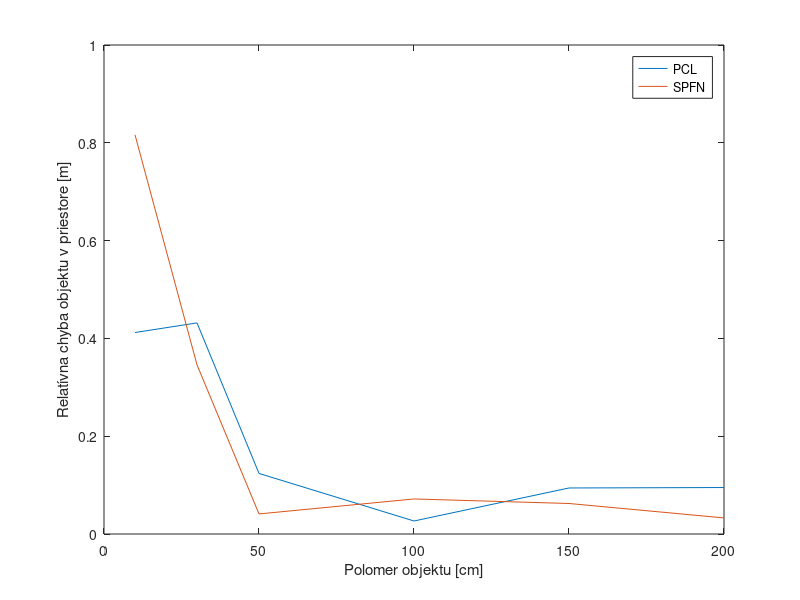
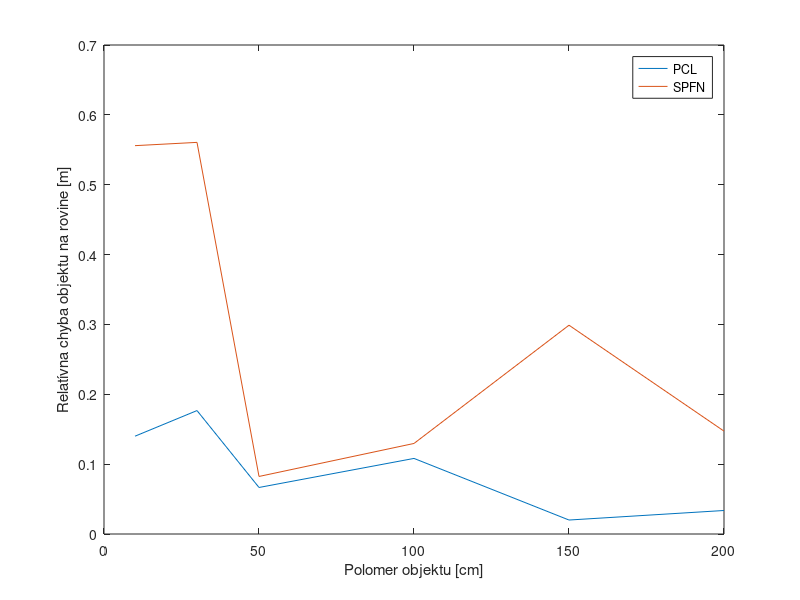
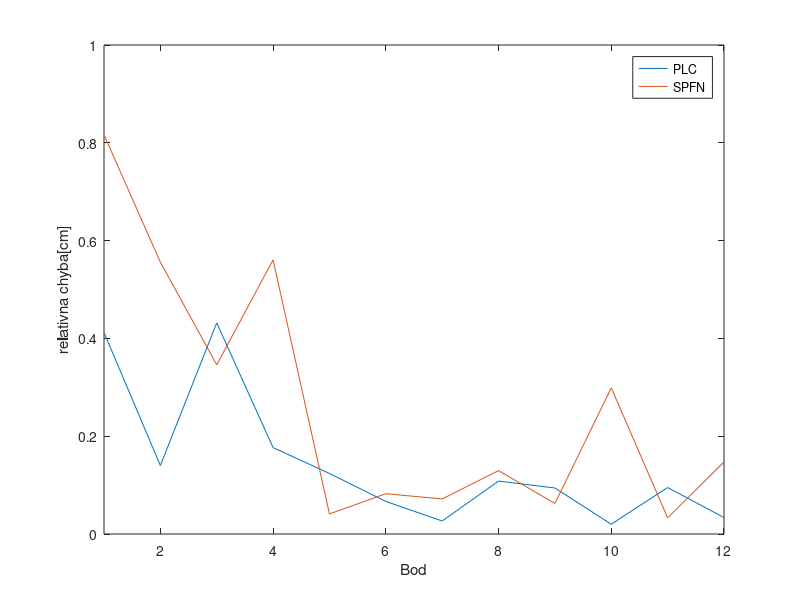
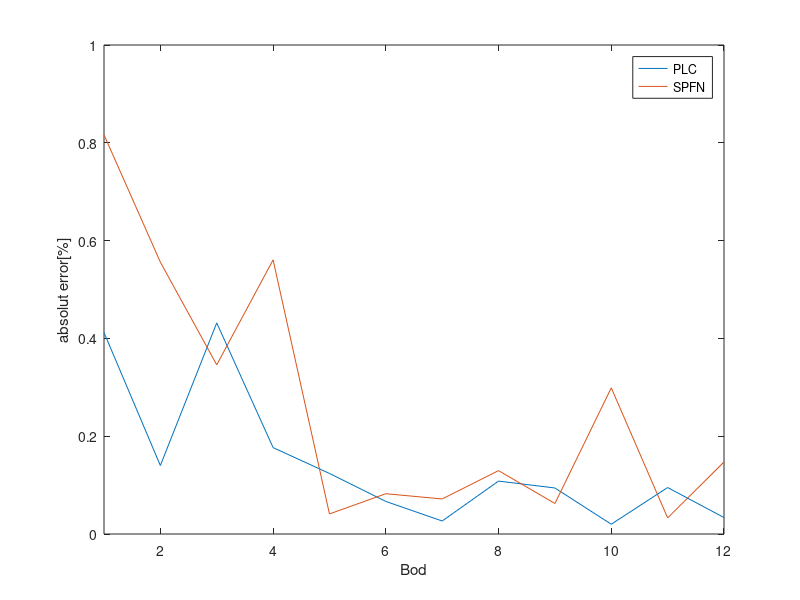

MATLAB code to generate these figures, in order:
% Real point
close all
clear
clc
real_point = [0, 0, 1];  % Replace with the real point coordinates
approx_point_spfn = [-0.0622 0.0351 1.8132;
                0.0550 -0.0145 1.5530;
                -0.0232 -0.0106 1.345;
                0.0407 -0.0122 1.559;
                0.0163 0.0149 1.0346;
                0.0015 0.0032 1.0823;
                0.0235 -0.0011 1.0677;
                -0.0131 0.0218 1.1271;
                0.0047 0.0141 1.0606;
                0.0322 0.0053 1.2971;
                -0.0093 0.0182 1.0258;
                -0.0815 0.0906 1.0827];
approx_point_pcl =[ 0.0000  0.0002 1.412
                -0.0016   -0.0014    1.14 ;
                 -0.0014   -0.0034    1.4317 ;
                0.0242   -0.1120    1.1345 ;
                -0.0257   -0.0135    0.8796 ;
                -0.0073    0.0008    1.0662;
                0.0026    0.0084    0.9749 ;
                0.0417    0.0082    1.0995 ;
                -0.0065   -0.0043    1.0938;
                0.0002   -0.0003    0.9800;
                -0.0089    0.0292    0.910 ;
                0.0092   -0.0131    0.9704 ];
% Approximated point
% approx_point = [0.0322, 0.0053, 129.71];  % Replace with the approximation coordinates

% Calculate the Euclidean distance between the two points
absolute_error_plc= zeros(size(approx_point_pcl));
relative_error_plc = zeros(size(approx_point_pcl));

absolute_error_spfn= zeros(size(approx_point_spfn));
relative_error_spfn = zeros(size(approx_point_spfn));
my_error_spfn = zeros(size(approx_point_spfn));
my_error_pcl = zeros(size(approx_point_spfn));
for i=1:size(approx_point_spfn)
    my_error_pcl(i) = abs((approx_point_pcl(i,:) - real_point)/real_point);
    my_error_spfn(i) = abs((approx_point_spfn(i,:) - real_point)/real_point);

    distance_plc = norm(real_point - approx_point_pcl(i,:));
    distance_spfn = norm(real_point - approx_point_spfn(i,:));
    
    % Calculate the relative error as the ratio of the distance to the magnitude of the real point
    relative_error_plc(i) = distance_plc / norm(real_point);
    absolute_error_plc(i) = distance_plc ;
    relative_error_spfn(i) = distance_spfn / norm(real_point);
    absolute_error_spfn(i) = distance_spfn ;
%     hold on
%     hold on
%     plot(i, absolute_error(1));
end

% Coordinates of point 1
x1 = 0;
y1 = 0;
z1 = 1;
for i=1:size(approx_point_spfn)

% Coordinates of point 2
x2 = approx_point_pcl(i,1);
y2 = approx_point_pcl(i,2);
z2 = approx_point_pcl(i,3);

% Calculate distance between the two points
my_error_pcl(i) = sqrt((x2 - x1)^2 + (y2 - y1)^2 + (z2 - z1)^2);

% Coordinates of point 2
x2 = approx_point_spfn(i,1);
y2 = approx_point_spfn(i,2);
z2 = approx_point_spfn(i,3);

% Calculate distance between the two points
my_error_spfn(i) = sqrt((x2 - x1)^2 + (y2 - y1)^2 + (z2 - z1)^2);

end 


x = [10 30 50 100 150 200];

c = 1:2:11;
z = 2:2:12;
plot(x, my_error_pcl(c),x, my_error_spfn(c));
hold on
xlim([0 200])
xlabel('Polomer objektu [cm]')
ylabel('Relatívna chyba objektu v priestore [m]')
legend("PCL","SPFN")
figure 
plot(x, my_error_pcl(z),x, my_error_spfn(z));
hold on
xlim([0 200])
xlabel('Polomer objektu [cm]')
ylabel('Relatívna chyba objektu na rovine [m]')
legend("PCL","SPFN")


figure
x = 1:12;
plot(x,relative_error_plc(:,1),x,relative_error_spfn(:,1))
hold on
xlim([1 12])
xlabel('Bod')
ylabel('relativna chyba[cm]')
legend("PLC","SPFN")
figure 
plot(x,absolute_error_plc(:,1),x,absolute_error_spfn(:,1))
hold on
xlabel('Bod')
xlim([1 12])
ylabel('absolut error[%]')
legend("PLC","SPFN")